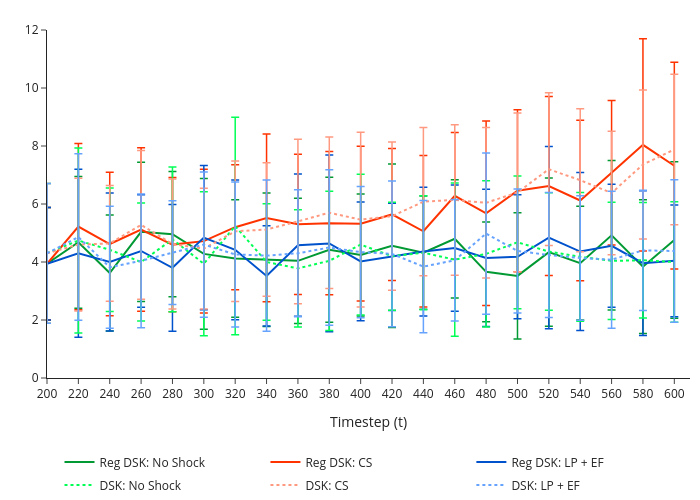

Notebook cell for this chart:
### Code cell
fig1

### Figure 1 — Plotly figure (JSON) as saved in the notebook; plotly's stock layout.template omitted (floating-point values rounded to 4 significant figures)
{"data": [{"error_y": {"array": [1.942, 2.272, 1.999, 2.399, 2.157, 2.595, 2.027, 2.302, 2.157, 2.5, 2.105, 2.822, 1.953, 2.04, 1.722, 2.178, 2.552, 1.958, 2.578, 2.307, 2.7], "color": "#009933", "thickness": 1.5, "type": "data", "visible": true, "width": 4}, "legendgroup": "Reg DSK: No Shock", "line": {"color": "#009933", "dash": "solid", "width": 2}, "marker": {"color": "#009933", "line": {"color": "#009933", "width": 1}, "size": 8, "symbol": "circle"}, "mode": "lines", "name": "Reg DSK: No Shock", "showlegend": true, "type": "scatter", "x": [200, 220, 240, 260, 280, 300, 320, 340, 360, 380, 400, 420, 440, 460, 480, 500, 520, 540, 560, 580, 600], "y": [3.94, 4.68, 3.62, 5.04, 4.96, 4.28, 4.12, 4.08, 4.04, 4.42, 4.24, 4.56, 4.32, 4.8, 3.66, 3.52, 4.34, 3.96, 4.92, 3.84, 4.76]}, {"error_y": {"array": [1.942, 2.866, 2.473, 2.819, 2.312, 2.475, 2.157, 2.894, 2.418, 2.471, 2.668, 2.275, 2.614, 2.186, 3.178, 2.794, 3.09, 2.767, 2.489, 3.659, 3.565], "color": "#ff3300", "thickness": 1.5, "type": "data", "visible": true, "width": 4}, "legendgroup": "Reg DSK: CS", "line": {"color": "#ff3300", "dash": "solid", "width": 2}, "marker": {"color": "#ff3300", "line": {"color": "#ff3300", "width": 1}, "size": 8, "symbol": "circle"}, "mode": "lines", "name": "Reg DSK: CS", "showlegend": true, "type": "scatter", "x": [200, 220, 240, 260, 280, 300, 320, 340, 360, 380, 400, 420, 440, 460, 480, 500, 520, 540, 560, 580, 600], "y": [3.94, 5.22, 4.62, 5.12, 4.6, 4.72, 5.2, 5.52, 5.3, 5.34, 5.32, 5.64, 5.06, 6.28, 5.68, 6.46, 6.62, 6.12, 7.08, 8.04, 7.32]}, {"error_y": {"array": [1.942, 2.894, 2.382, 1.937, 2.185, 2.486, 2.408, 1.729, 2.45, 3.049, 2.045, 1.848, 2.22, 2.178, 2.365, 2.135, 3.139, 2.724, 2.12, 2.499, 1.927], "color": "#0052cc", "thickness": 1.5, "type": "data", "visible": true, "width": 4}, "legendgroup": "Reg DSK: LP + EF", "line": {"color": "#0052cc", "dash": "solid", "width": 2}, "marker": {"color": "#0052cc", "line": {"color": "#0052cc", "width": 1}, "size": 8, "symbol": "circle"}, "mode": "lines", "name": "Reg DSK: LP + EF", "showlegend": true, "type": "scatter", "x": [200, 220, 240, 260, 280, 300, 320, 340, 360, 380, 400, 420, 440, 460, 480, 500, 520, 540, 560, 580, 600], "y": [3.94, 4.3, 4.0, 4.38, 3.8, 4.84, 4.42, 3.52, 4.58, 4.64, 4.02, 4.18, 4.36, 4.48, 4.14, 4.18, 4.84, 4.36, 4.56, 3.96, 4.04]}, {"error_y": {"array": [2.41, 3.187, 2.129, 2.03, 2.493, 2.486, 3.75, 2.01, 2.023, 2.399, 2.424, 1.863, 1.963, 2.641, 2.524, 2.29, 2.028, 2.219, 2.02, 1.994, 2.08], "color": "#00ff55", "thickness": 1.5, "type": "data", "visible": true, "width": 4}, "legendgroup": "DSK: No Shock", "line": {"color": "#00ff55", "dash": "dot", "width": 2}, "marker": {"color": "#00ff55", "line": {"color": "#00ff55", "width": 1}, "size": 8, "symbol": "circle"}, "mode": "lines", "name": "DSK: No Shock", "showlegend": true, "type": "scatter", "x": [200, 220, 240, 260, 280, 300, 320, 340, 360, 380, 400, 420, 440, 460, 480, 500, 520, 540, 560, 580, 600], "y": [4.3, 4.74, 4.42, 4.0, 4.78, 3.94, 5.24, 4.0, 3.78, 4.04, 4.6, 4.2, 4.32, 4.08, 4.28, 4.68, 4.36, 4.18, 4.04, 4.06, 4.0]}, {"error_y": {"array": [2.41, 2.286, 1.998, 2.564, 2.24, 2.082, 2.419, 2.3, 2.836, 2.613, 3.012, 2.556, 2.554, 2.595, 2.595, 2.74, 2.634, 2.464, 2.127, 2.57, 2.592], "color": "#ff9980", "thickness": 1.5, "type": "data", "visible": true, "width": 4}, "legendgroup": "DSK: CS", "line": {"color": "#ff9980", "dash": "dot", "width": 2}, "marker": {"color": "#ff9980", "line": {"color": "#ff9980", "width": 1}, "size": 8, "symbol": "circle"}, "mode": "lines", "name": "DSK: CS", "showlegend": true, "type": "scatter", "x": [200, 220, 240, 260, 280, 300, 320, 340, 360, 380, 400, 420, 440, 460, 480, 500, 520, 540, 560, 580, 600], "y": [4.3, 4.6, 4.64, 5.28, 4.62, 4.46, 5.06, 5.12, 5.4, 5.7, 5.46, 5.58, 6.08, 6.14, 6.04, 6.4, 7.2, 6.82, 6.38, 7.36, 7.88]}, {"error_y": {"array": [2.41, 2.871, 2.106, 2.303, 1.789, 2.507, 2.497, 2.605, 2.188, 2.682, 2.264, 2.516, 2.28, 2.094, 2.781, 2.137, 2.153, 2.148, 2.363, 2.07, 2.457], "color": "#66a3ff", "thickness": 1.5, "type": "data", "visible": true, "width": 4}, "legendgroup": "DSK: LP + EF", "line": {"color": "#66a3ff", "dash": "dot", "width": 2}, "marker": {"color": "#66a3ff", "line": {"color": "#66a3ff", "width": 1}, "size": 8, "symbol": "circle"}, "mode": "lines", "name": "DSK: LP + EF", "showlegend": true, "type": "scatter", "x": [200, 220, 240, 260, 280, 300, 320, 340, 360, 380, 400, 420, 440, 460, 480, 500, 520, 540, 560, 580, 600], "y": [4.3, 4.86, 3.82, 4.04, 4.32, 4.6, 4.26, 4.22, 4.3, 4.5, 4.34, 4.28, 3.84, 4.06, 4.98, 4.38, 4.24, 4.14, 4.08, 4.4, 4.38]}], "layout": {"height": 500, "legend": {"entrywidth": 0.3125, "entrywidthmode": "fraction", "orientation": "h", "tracegroupgap": 4, "x": 0.5, "xanchor": "center", "y": -0.2, "yanchor": "top"}, "margin": {"b": 10, "l": 0, "r": 10, "t": 30}, "paper_bgcolor": "rgba(0,0,0,0)", "plot_bgcolor": "rgba(0,0,0,0)", "width": 700, "xaxis": {"range": [200, 610], "tickvals": [200, 220, 240, 260, 280, 300, 320, 340, 360, 380, 400, 420, 440, 460, 480, 500, 520, 540, 560, 580, 600], "title": {"text": "Timestep (t)"}}, "yaxis": {"range": [0, 12], "title": {"text": ""}}}}
